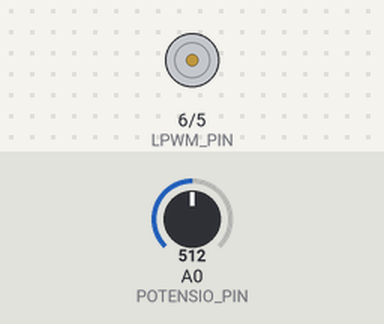
A sketch run on a simulated Arduino Uno, built with avr-gcc and run on an emulated ATmega328P. Shown: motor-driver pin pairs drawn as motors (green arrow = first pin HIGH = forward, orange = second pin HIGH = backward, longer = more drive). The inputs (shaded band) are chosen by the test bench; at power-on: A0 (POTENSIO_PIN) = 512.

Above: at 1.2 s.
1.3 s: A0 (POTENSIO_PIN) set to 716
At 2.3 s:
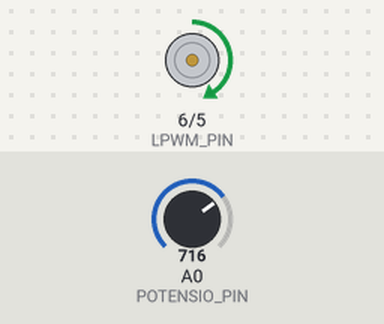
2.8 s: A0 (POTENSIO_PIN) set to 900
At 3.5 s:
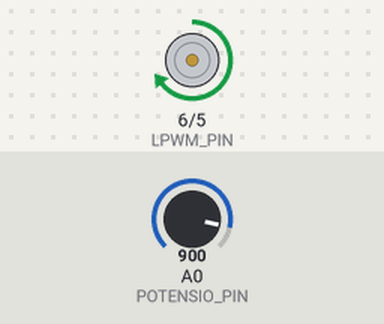
4.3 s: A0 (POTENSIO_PIN) set to 502
At 4.6 s:
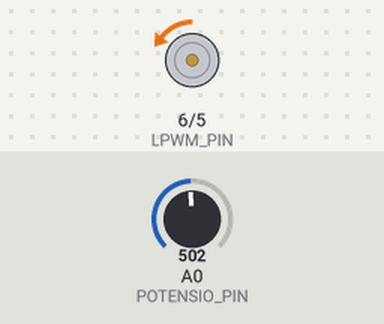
5.8 s: A0 (POTENSIO_PIN) set to 522
At 6.9 s:
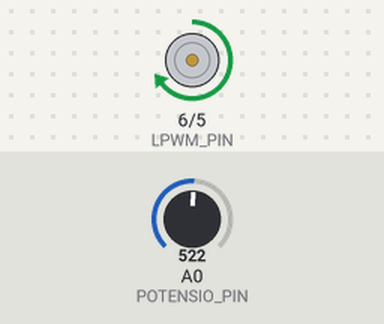
7.3 s: A0 (POTENSIO_PIN) set to 306
At 8.1 s:
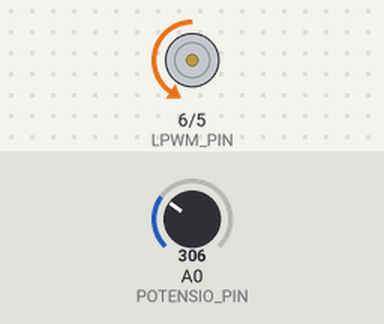
Timing chart, 0 to 9.8 s (numbered marks = the images above; inputs shaded):
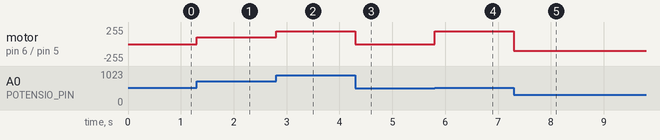

The sketch:

BTS7960B_With_potentiometre.ino
```cpp
#define POTENSIO_PIN  0 // Pin Potentiometer A0
#define RPWM_PIN      5 // Digital Pin 5 Arduino Arduino
#define LPWM_PIN      6 // Digital Pin 6 Arduino Arduino

void setup()
{
pinMode(RPWM_PIN, OUTPUT);
pinMode(LPWM_PIN, OUTPUT);
}

void loop()
{
// sensor value range 0 to 1023
int sensorValue = analogRead(POTENSIO_PIN);

// reverse rotation
if (sensorValue < 512)
{
int reversePWM = -(sensorValue - 511) / 2;
analogWrite(LPWM_PIN, 0);
analogWrite(RPWM_PIN, reversePWM);
}

else{
// forward rotation
int forwardPWM = (sensorValue - 512) / 2;
analogWrite(LPWM_PIN, forwardPWM);
analogWrite(RPWM_PIN, 0);
}
}
```

Measured:
- after the input at 1.3 s, motor on pin 6 (LPWM_PIN) / pin 5 (RPWM_PIN): stopped → forward 102/255 at once
- after the input at 2.8 s, motor on pin 6 (LPWM_PIN) / pin 5 (RPWM_PIN): forward 102/255 → forward 194/255 at once
- after the input at 4.3 s, motor on pin 6 (LPWM_PIN) / pin 5 (RPWM_PIN): forward 194/255 → backward 4/255 at once
- after the input at 5.8 s, motor on pin 6 (LPWM_PIN) / pin 5 (RPWM_PIN): backward 4/255 → forward 194/255 at once
- after the input at 7.3 s, motor on pin 6 (LPWM_PIN) / pin 5 (RPWM_PIN): forward 194/255 → backward 102/255 at once
